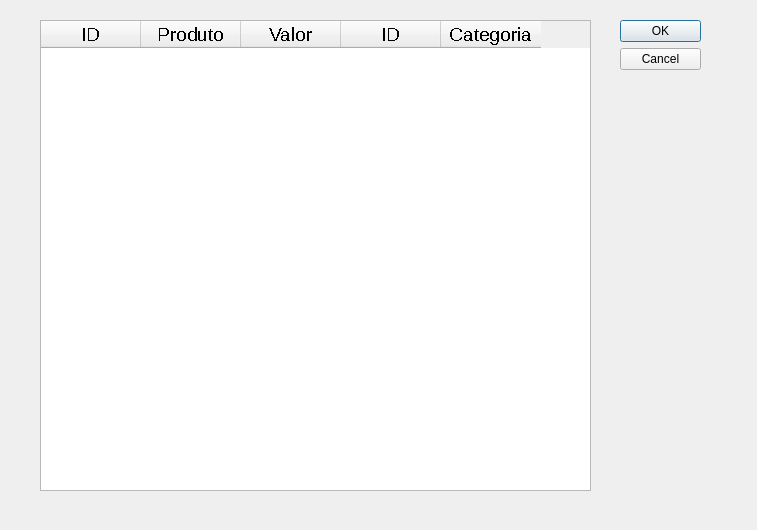
<?xml version="1.0" encoding="UTF-8"?>
<ui version="4.0">
 <class>ListProduto</class>
 <widget class="QDialog" name="ListProduto">
  <property name="geometry">
   <rect>
    <x>0</x>
    <y>0</y>
    <width>757</width>
    <height>530</height>
   </rect>
  </property>
  <property name="windowTitle">
   <string>Dialog</string>
  </property>
  <widget class="QDialogButtonBox" name="buttonBox">
   <property name="geometry">
    <rect>
     <x>620</x>
     <y>20</y>
     <width>81</width>
     <height>241</height>
    </rect>
   </property>
   <property name="orientation">
    <enum>Qt::Vertical</enum>
   </property>
   <property name="standardButtons">
    <set>QDialogButtonBox::Cancel|QDialogButtonBox::Ok</set>
   </property>
  </widget>
  <widget class="QTableWidget" name="tableWidget">
   <property name="geometry">
    <rect>
     <x>40</x>
     <y>20</y>
     <width>551</width>
     <height>471</height>
    </rect>
   </property>
   <column>
    <property name="text">
     <string>ID</string>
    </property>
    <property name="font">
     <font>
      <pointsize>14</pointsize>
      <stylestrategy>NoAntialias</stylestrategy>
     </font>
    </property>
    <property name="textAlignment">
     <set>AlignCenter</set>
    </property>
   </column>
   <column>
    <property name="text">
     <string>Produto</string>
    </property>
    <property name="font">
     <font>
      <pointsize>14</pointsize>
      <stylestrategy>NoAntialias</stylestrategy>
     </font>
    </property>
    <property name="textAlignment">
     <set>AlignCenter</set>
    </property>
   </column>
   <column>
    <property name="text">
     <string>Valor</string>
    </property>
    <property name="font">
     <font>
      <pointsize>14</pointsize>
      <stylestrategy>NoAntialias</stylestrategy>
     </font>
    </property>
    <property name="textAlignment">
     <set>AlignCenter</set>
    </property>
   </column>
   <column>
    <property name="text">
     <string>ID</string>
    </property>
    <property name="font">
     <font>
      <pointsize>14</pointsize>
      <stylestrategy>NoAntialias</stylestrategy>
     </font>
    </property>
    <property name="textAlignment">
     <set>AlignCenter</set>
    </property>
   </column>
   <column>
    <property name="text">
     <string>Categoria</string>
    </property>
    <property name="font">
     <font>
      <pointsize>14</pointsize>
      <stylestrategy>NoAntialias</stylestrategy>
     </font>
    </property>
    <property name="textAlignment">
     <set>AlignCenter</set>
    </property>
   </column>
  </widget>
 </widget>
 <resources/>
 <connections>
  <connection>
   <sender>buttonBox</sender>
   <signal>accepted()</signal>
   <receiver>ListProduto</receiver>
   <slot>accept()</slot>
   <hints>
    <hint type="sourcelabel">
     <x>248</x>
     <y>254</y>
    </hint>
    <hint type="destinationlabel">
     <x>157</x>
     <y>274</y>
    </hint>
   </hints>
  </connection>
  <connection>
   <sender>buttonBox</sender>
   <signal>rejected()</signal>
   <receiver>ListProduto</receiver>
   <slot>reject()</slot>
   <hints>
    <hint type="sourcelabel">
     <x>316</x>
     <y>260</y>
    </hint>
    <hint type="destinationlabel">
     <x>286</x>
     <y>274</y>
    </hint>
   </hints>
  </connection>
 </connections>
</ui>
